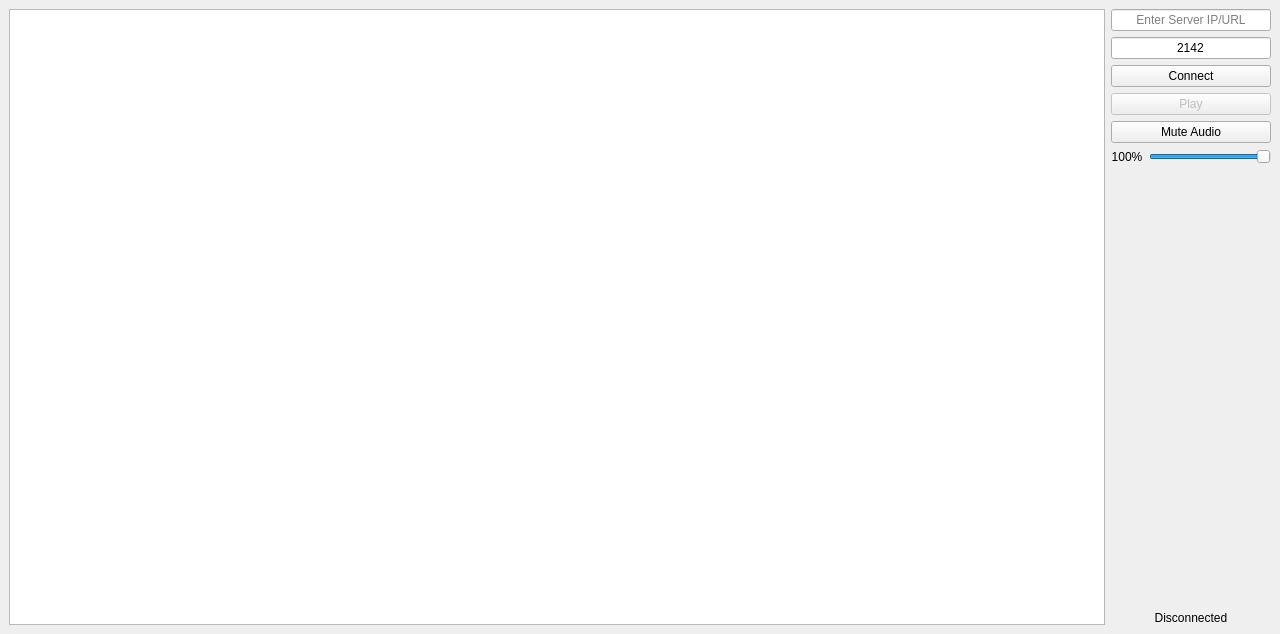
<?xml version="1.0" encoding="UTF-8"?>
<ui version="4.0">
 <class>MainWindow</class>
 <widget class="QMainWindow" name="MainWindow">
  <property name="geometry">
   <rect>
    <x>0</x>
    <y>0</y>
    <width>1280</width>
    <height>634</height>
   </rect>
  </property>
  <property name="windowTitle">
   <string>Custom Twitch Transcode Client</string>
  </property>
  <widget class="QWidget" name="centralwidget">
   <layout class="QGridLayout" name="gridLayout">
    <item row="0" column="1">
     <layout class="QVBoxLayout" name="verticalLayout">
      <item>
       <widget class="QLineEdit" name="ipLineEdit">
        <property name="sizePolicy">
         <sizepolicy hsizetype="Fixed" vsizetype="Fixed">
          <horstretch>0</horstretch>
          <verstretch>0</verstretch>
         </sizepolicy>
        </property>
        <property name="minimumSize">
         <size>
          <width>160</width>
          <height>0</height>
         </size>
        </property>
        <property name="baseSize">
         <size>
          <width>0</width>
          <height>0</height>
         </size>
        </property>
        <property name="inputMask">
         <string/>
        </property>
        <property name="text">
         <string/>
        </property>
        <property name="alignment">
         <set>Qt::AlignCenter</set>
        </property>
        <property name="placeholderText">
         <string>Enter Server IP/URL</string>
        </property>
       </widget>
      </item>
      <item>
       <widget class="QLineEdit" name="portLineEdit">
        <property name="sizePolicy">
         <sizepolicy hsizetype="Fixed" vsizetype="Fixed">
          <horstretch>0</horstretch>
          <verstretch>0</verstretch>
         </sizepolicy>
        </property>
        <property name="minimumSize">
         <size>
          <width>160</width>
          <height>0</height>
         </size>
        </property>
        <property name="autoFillBackground">
         <bool>false</bool>
        </property>
        <property name="text">
         <string>2142</string>
        </property>
        <property name="alignment">
         <set>Qt::AlignCenter</set>
        </property>
        <property name="placeholderText">
         <string>Enter Server Port</string>
        </property>
       </widget>
      </item>
      <item>
       <widget class="QPushButton" name="connectionButton">
        <property name="baseSize">
         <size>
          <width>0</width>
          <height>0</height>
         </size>
        </property>
        <property name="text">
         <string>Connect</string>
        </property>
       </widget>
      </item>
      <item>
       <widget class="QPushButton" name="controlButton">
        <property name="enabled">
         <bool>false</bool>
        </property>
        <property name="text">
         <string>Play</string>
        </property>
       </widget>
      </item>
      <item>
       <widget class="QPushButton" name="audioControlButton">
        <property name="text">
         <string>Mute Audio</string>
        </property>
       </widget>
      </item>
      <item>
       <layout class="QHBoxLayout" name="horizontalLayout">
        <item>
         <widget class="QLabel" name="volumeLabel">
          <property name="sizePolicy">
           <sizepolicy hsizetype="Preferred" vsizetype="Preferred">
            <horstretch>0</horstretch>
            <verstretch>0</verstretch>
           </sizepolicy>
          </property>
          <property name="maximumSize">
           <size>
            <width>32</width>
            <height>16777215</height>
           </size>
          </property>
          <property name="text">
           <string>100%</string>
          </property>
          <property name="alignment">
           <set>Qt::AlignCenter</set>
          </property>
         </widget>
        </item>
        <item>
         <widget class="QSlider" name="volumeSlider">
          <property name="sizePolicy">
           <sizepolicy hsizetype="Fixed" vsizetype="Fixed">
            <horstretch>0</horstretch>
            <verstretch>0</verstretch>
           </sizepolicy>
          </property>
          <property name="maximumSize">
           <size>
            <width>160</width>
            <height>16777215</height>
           </size>
          </property>
          <property name="maximum">
           <number>100</number>
          </property>
          <property name="value">
           <number>100</number>
          </property>
          <property name="orientation">
           <enum>Qt::Horizontal</enum>
          </property>
         </widget>
        </item>
       </layout>
      </item>
      <item>
       <spacer name="verticalSpacer">
        <property name="orientation">
         <enum>Qt::Vertical</enum>
        </property>
        <property name="sizeHint" stdset="0">
         <size>
          <width>20</width>
          <height>40</height>
         </size>
        </property>
       </spacer>
      </item>
      <item>
       <widget class="QLabel" name="connectionLabel">
        <property name="maximumSize">
         <size>
          <width>160</width>
          <height>16777215</height>
         </size>
        </property>
        <property name="text">
         <string>Disconnected</string>
        </property>
        <property name="alignment">
         <set>Qt::AlignCenter</set>
        </property>
        <property name="wordWrap">
         <bool>true</bool>
        </property>
       </widget>
      </item>
     </layout>
    </item>
    <item row="0" column="0">
     <widget class="QGraphicsView" name="graphicsView">
      <property name="baseSize">
       <size>
        <width>20</width>
        <height>0</height>
       </size>
      </property>
     </widget>
    </item>
   </layout>
  </widget>
 </widget>
 <resources/>
 <connections/>
</ui>
